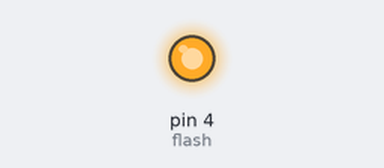
Recording of a program running on a simulated MicroPython board. Parts: output pins drawn as LEDs (lit = HIGH). What the program prints to the serial console is not drawn. At 3.2 s the program stops and its outputs stay as they are.

Above: at 0.1 s.
At 3.2 s:
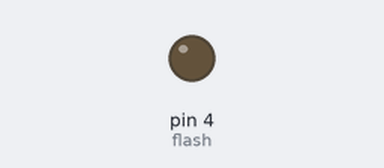
Timing chart, 0 to 4.7 s (numbered marks = the images above):
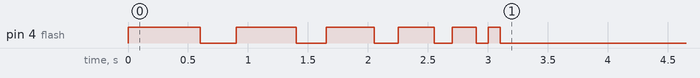

Measured:
- by itself, pin 4 (flash): LOW → HIGH at 0.00 s, → LOW 0.60 s later, → HIGH 0.30 s later, → LOW 0.50 s later, … (12 changes in this stretch)

The program:

260928_append.py
```python
from machine import Pin
import time

flash = Pin(4, Pin.OUT, value=0)

speed = []
a = 6

for i in range(a):
    speed.append(a * 100 - i * 100)
print(speed)

for ms in speed:
    flash.value(1)
    time.sleep_ms(ms)
    flash.value(0)
    time.sleep_ms(ms//2)
```
